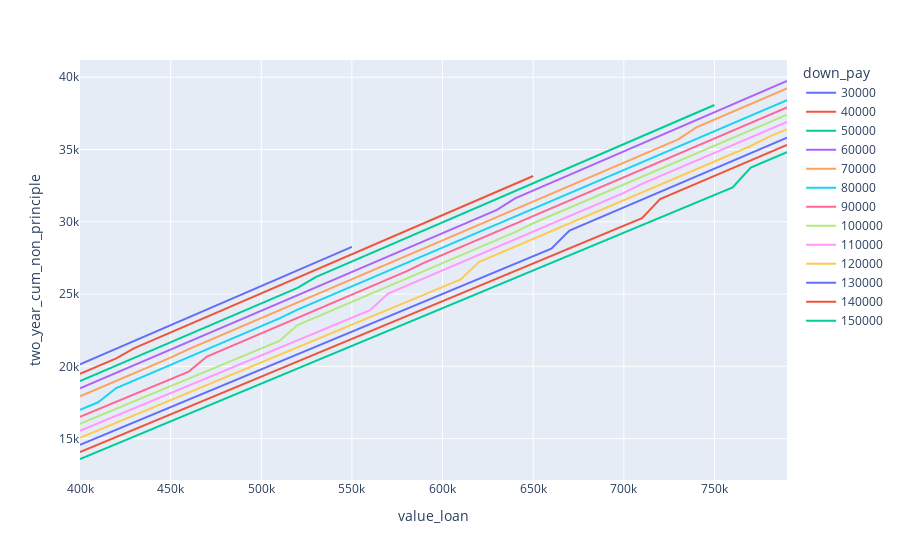

The code cell stored with this chart in its notebook:
### Code cell
Mort.plot_x_value_loan("two_year_cum_non_principle", "down_pay")
